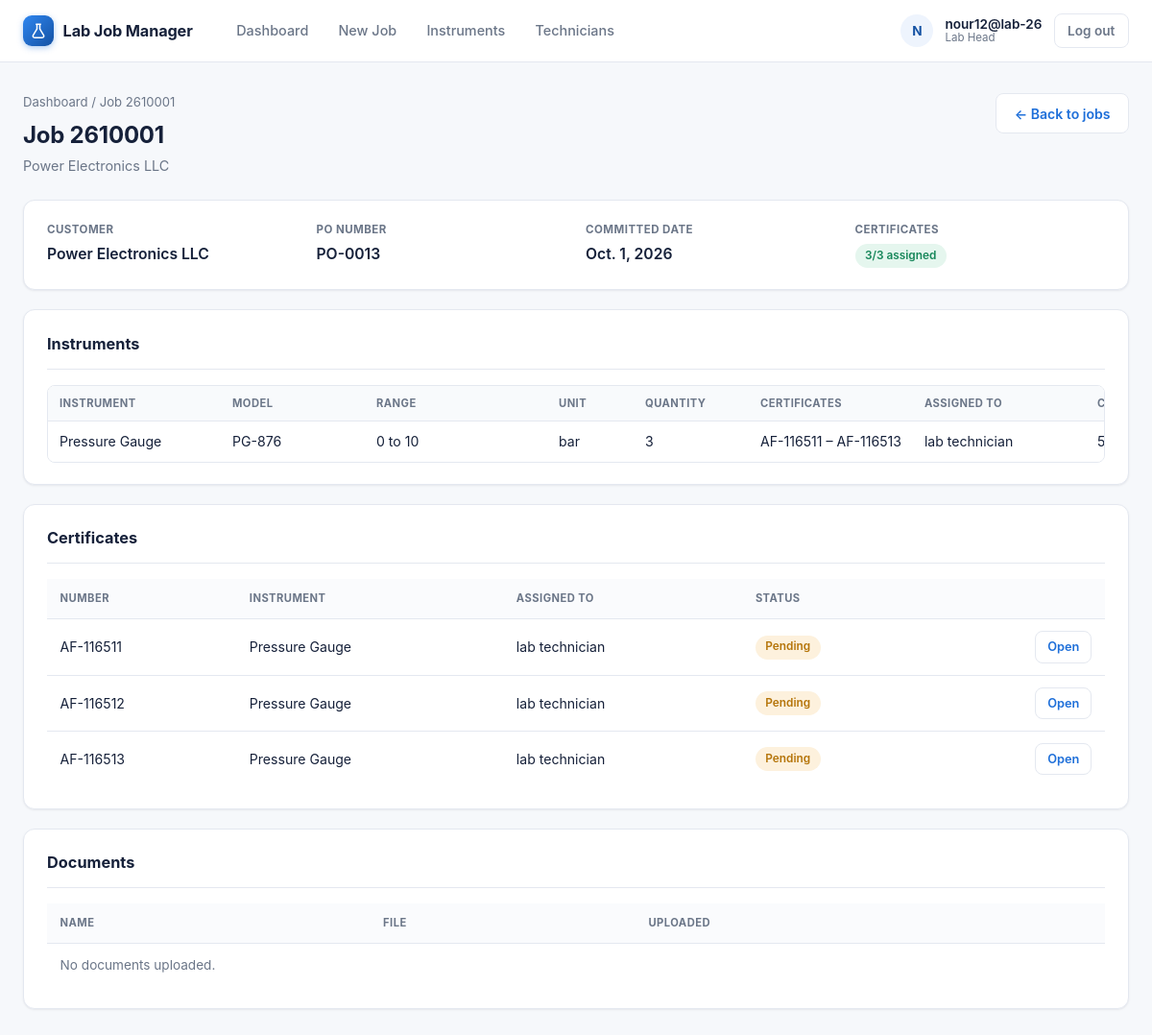
The page /jobs/15/ (signed in) on the database its author committed.
### labmanager/models.py (models this page shows, shortened)
class User(AbstractUser):
    class Role(models.TextChoices):
        LAB_HEAD = "head", "Lab Head"
        TECHNICIAN = "technician", "Lab Technician"
    role = models.CharField(max_length=20, choices=Role.choices, default=Role.LAB_HEAD)
    @property
    def is_lab_head(self):
        return self.role == self.Role.LAB_HEAD
    def __str__(self):
        return self.get_full_name() or self.username

class Job(models.Model):
    job_number = models.CharField(max_length=20, unique=True, editable=False)
    customer_name = models.CharField(max_length=200)
    customer_address = models.TextField(blank=True)
    po_number = models.CharField(max_length=100)
    quantity = models.PositiveIntegerField(help_text="Total number of certificates for this job")
    committed_date = models.DateField(null=True, blank=True)
    created_by = models.ForeignKey(User, on_delete=models.PROTECT, related_name="jobs_created")
    created_at = models.DateTimeField(auto_now_add=True)
    class Meta:
        ordering = ["-created_at"]
    @property
    def certificates_assigned_count(self):
        return sum(li.quantity for li in self.line_items.all())

class JobLineItem(models.Model):
    job = models.ForeignKey(Job, on_delete=models.CASCADE, related_name="line_items")
    instrument = models.ForeignKey(Instrument, on_delete=models.PROTECT, related_name="line_items")
    model = models.CharField(max_length=150, blank=True)
    range_from = models.DecimalField(max_digits=12, decimal_places=2, null=True, blank=True)
    range_to = models.DecimalField(max_digits=12, decimal_places=2, null=True, blank=True)
    unit = models.CharField(max_length=50, blank=True, null=True, choices=UNIT_CHOICES)
    quantity = models.PositiveIntegerField(default=1)
    assigned_to = models.ForeignKey(User, on_delete=models.PROTECT,  related_name="assigned_line_items", limit_choices_to={"role": User.Role.TECHNICIAN},)
    calibration_points = models.PositiveIntegerField(default=1)
    calibration_validity_value = models.PositiveIntegerField(
        null=True,
        blank=True,
        verbose_name="Calibration Validity",
    )
    calibration_validity_unit = models.CharField(
        max_length=10,
        choices=CALIBRATION_VALIDITY_UNIT_CHOICES,
        default="years",
        blank=True,
    )
    reference_procedure = models.CharField(max_length=150, blank=True, choices=REFERENCE_PROCEDURE_CHOICES)
    @property
    def certificate_range(self):
        numbers = list(
            self.certificates.order_by("number").values_list("number", flat=True)
        )
        if not numbers:
            return "—"
        if len(numbers) == 1:
            return numbers[0]
        return f"{numbers[0]} – {numbers[-1]}"

class Instrument(models.Model):
    name = models.CharField(max_length=150, unique=True)
    default_model = models.CharField(max_length=150, blank=True)
    default_range = models.CharField(max_length=150, blank=True)
    is_active = models.BooleanField(default=True)
    created_at = models.DateTimeField(auto_now_add=True)
    class Meta:
        ordering = ["name"]
    def __str__(self):
        return self.name

class Certificate(models.Model):
    job = models.ForeignKey(Job, on_delete=models.CASCADE, related_name="certificates")
    number = models.CharField(max_length=20, unique=True, editable=False)
    line_item = models.ForeignKey(
        "JobLineItem",
        on_delete=models.SET_NULL,
        null=True,
        blank=True,
        related_name="certificates"
    )
    device_serial = models.CharField(max_length=100, blank=True)
    device_manufacturer = models.CharField(max_length=150, blank=True)
    device_tag_number = models.CharField(max_length=100, blank=True)
    device_resolution = models.DecimalField(
        max_digits=20,
        decimal_places=2,
        null=True,
        blank=True,
    )
    device_accuracy = models.CharField(max_length=100, blank=True)
    device_ratio = models.DecimalField(
        max_digits=20,
        decimal_places=2,
        null=True,
        blank=True,
    )
    reference_instrument_range = models.DecimalField(
        max_digits=20,
        decimal_places=2,
        null=True,
        blank=True,
    )
    uuc_full_scale = models.DecimalField(
        max_digits=20,
        decimal_places=2,
        null=True,
        blank=True,
    )
    uuc_unit = models.CharField(
        max_length=20,
        blank=True,
    )
    pressure_media = models.CharField(
        max_length=30,
        blank=True,
    )
    working_standard_name = models.CharField(max_length=150, blank=True)
    working_standard_serial = models.CharField(max_length=100, blank=True)
    working_standard_certificate_no = models.CharField(max_length=100, blank=True)
    lab_temperature = models.CharField(max_length=50, blank=True)
    lab_humidity = models.CharField(max_length=50, blank=True)
    ambient_pressure = models.CharField(max_length=50, blank=True)
    reference_procedure = models.CharField(max_length=150, blank=True)
    temperature_variation = models.CharField(max_length=50, blank=True)
    condition_notes = models.TextField(blank=True)
    calibration_date = models.DateField(null=True, blank=True)
    re_calibration_date = models.DateField(null=True, blank=True)
    issue_date = models.DateField(null=True, blank=True)
    calibrated_by = models.CharField(max_length=150, blank=True)
    approved_signatory = models.CharField(max_length=150, blank=True)
    class Meta:
        ordering = ["number"]
    @property
    def is_complete(self):
        return bool(
            self.calibration_date
            and self.calibrated_by
            and self.results.exists()
        )

### labmanager/views.py (the view, shortened to what this page needs)
# urls.py: path("jobs/<int:pk>/", views.job_detail, name="job_detail"),
@login_required
def job_detail(request, pk):
    job = get_object_or_404(Job, pk=pk)
    if request.user.is_lab_head:
        visible_line_items = job.line_items.all()
        visible_certificates = job.certificates.all()
    return render(
        request,
        "labmanager/job_detail.html",
        {
            "job": job,
            "visible_line_items": visible_line_items,
            "visible_certificates": visible_certificates,
        },
    )

### labmanager/templates/labmanager/job_detail.html (shortened to what this page needs)
{% extends "labmanager/base.html" %}
{% load static %}
{% block content %}
<div class="page-header">
    <div>
        <div class="breadcrumb"><a href="{% url 'dashboard' %}">Dashboard</a> / Job {{ job.job_number }}</div>
        <h1>Job {{ job.job_number }}</h1>
        <p class="page-sub">{{ job.customer_name }}</p>
    </div>
    <a class="btn secondary" href="{% url 'dashboard' %}">&larr; Back to jobs</a>
</div>
<div class="card">
    <div class="info-grid">
        <div class="info-item">
            <p class="info-label">Customer</p>
            <p class="info-value">{{ job.customer_name }}</p>
        </div>
        <div class="info-item">
            <p class="info-label">PO Number</p>
            <p class="info-value">{{ job.po_number }}</p>
        </div>
        <div class="info-item">
            <p class="info-label">Committed Date</p>
            <p class="info-value">{{ job.committed_date|default:"—" }}</p>
        </div>
        <div class="info-item">
            <p class="info-label">Certificates</p>
            <p class="info-value"><span class="pill {% if job.certificates_assigned_count >= job.quantity %}pill-success{% elif job.certificates_assigned_count > 0 %}pill-warning{% else %}pill-danger{% endif %}">{{ job.certificates_assigned_count }}/{{ job.quantity }} assigned</span></p>
        </div>
    </div>
</div>
<div class="card">
    <h2>Instruments</h2>
    <div class="table-scroll">
    <table class="line-items-table" id="line-items-table">
        <thead>
            <tr>
                <th>Instrument</th><th>Model</th><th>Range</th><th>Unit</th><th>Quantity</th><th>Certificates</th><th>Assigned To</th>
                <th>Calibration Points</th><th>Calibration Validity</th><th>Reference Procedure</th>
            </tr>
        </thead>
        <tbody>
            {% for li in visible_line_items %}
            <tr>
                <td>{{ li.instrument }}</td>
                <td>{{ li.model|default:"—" }}</td>
                <td>
                    {% if li.range_from is not None and li.range_to is not None %}
                        {{ li.range_from|floatformat:"-4" }} to {{ li.range_to|floatformat:"-4" }}
                    {% else %}
                        —
                    {% endif %}
                </td>
                <td>{{ li.unit }}</td>
                <td>{{ li.quantity }}</td>
                <td>{{ li.certificate_range }}</td>
                <td>{{ li.assigned_to }}</td>
                <td>{{ li.calibration_points }}</td>
            </tr>
            {% empty %}
            <tr><td colspan="10" class="muted">No instruments added yet.</td></tr>
            {% endfor %}
        </tbody>
    </table>
    </div>
</div>
<div class="card">
    <h2>Certificates</h2>
    <table>
        <thead>
            <tr><th>Number</th><th>Instrument</th><th>Assigned To</th><th>Status</th><th></th></tr>
        </thead>
        <tbody>
            {% for cert in visible_certificates %}
            <tr>
                <td>{{ cert.number }}</td>
                <td>{{ cert.line_item.instrument|default:"—" }}</td>
                <td>{{ cert.line_item.assigned_to|default:"—" }}</td>
                <td><span class="pill {% if cert.is_complete %}pill-success{% else %}pill-warning{% endif %}">{{ cert.is_complete|yesno:"Complete,Pending" }}</span></td>
                <td style="text-align:right;"><a class="btn secondary small" href="{% url 'certificate_detail' cert.pk %}">Open</a></td>
            </tr>
            {% empty %}
            <tr><td colspan="5" class="muted">No certificates yet.</td></tr>
            {% endfor %}
        </tbody>
    </table>
</div>
<div class="card">
    <h2>Documents</h2>
    <table>
        <thead><tr><th>Name</th><th>File</th><th>Uploaded</th></tr></thead>
        <tbody>
            {% for doc in job.documents.all %}
            <tr>
                <td>{{ doc.name }}</td>
                <td><a class="btn secondary small" href="{{ doc.file.url }}">Download</a></td>
                <td>{{ doc.uploaded_at }}</td>
            </tr>
            {% empty %}
            <tr><td colspan="3" class="muted">No documents uploaded.</td></tr>
            {% endfor %}
        </tbody>
    </table>
</div>
{% endblock %}

### labmanager/templates/labmanager/base.html (shortened to what this page needs)
{% load static %}
<!DOCTYPE html>
<html lang="en">
<head>
    <link rel="stylesheet" href="{% static 'styles.css' %}">
</head>
<body>
    {% with current=request.resolver_match.url_name %}
    <header class="topbar">
        <div class="topbar-inner">
            <a class="brand" href="{% url 'dashboard' %}">
                <span class="brand-mark">
                    <svg width="18" height="18" viewBox="0 0 24 24" fill="none" xmlns="http://www.w3.org/2000/svg">
                        <path d="M9 3h6M10 3v6.5L4.6 18.6A2 2 0 0 0 6.3 21.5h11.4a2 2 0 0 0 1.7-2.9L14 9.5V3" stroke="currentColor" stroke-width="2" stroke-linecap="round" stroke-linejoin="round"/>
                    </svg>
                </span>
                Lab Job Manager
            </a>
            {% if user.is_authenticated %}
                <div class="nav-menu">
                    <nav class="nav-links">
                        <a class="nav-link {% if current == 'dashboard' %}active{% endif %}" href="{% url 'dashboard' %}">Dashboard</a>
                        {% if user.is_lab_head %}
                            <a class="nav-link {% if current == 'job_create' %}active{% endif %}" href="{% url 'job_create' %}">New Job</a>
                            <a class="nav-link {% if current == 'instrument_list' %}active{% endif %}" href="{% url 'instrument_list' %}">Instruments</a>
                            <a class="nav-link {% if current == 'technician_list' %}active{% endif %}" href="{% url 'technician_list' %}">Technicians</a>
                        {% endif %}
                    </nav>
                    <div class="nav-user">
                        <span class="nav-avatar">{{ user.username|slice:":1" }}</span>
                        <span class="nav-user-meta">
                            <span class="nav-user-name">{{ user.username }}</span>
                            <span class="nav-user-role">{% if user.is_lab_head %}Lab Head{% else %}Lab Technician{% endif %}</span>
                        </span>
                        <form method="post" action="{% url 'logout' %}" style="display: inline;">
                            <button type="submit" class="logout-btn">Log out</button>
                        </form>
                    </div>
                </div>
            {% else %}
                <div class="nav-auth">
                    <a class="nav-link {% if current == 'login' %}active{% endif %}" href="{% url 'login' %}">Log in</a>
                    <a class="nav-link {% if current == 'signup' %}active{% endif %}" href="{% url 'signup' %}">Sign up</a>
                </div>
            {% endif %}
        </div>
    </header>
    {% endwith %}
    <main class="container">
        {% block content %}{% endblock %}
    </main>
</body>
</html>

### rows shown on the page
User: username "N", username "nour12@lab-26"
Job: job_number "2610001", customer_name "Power Electronics LLC", po_number "PO-0013", committed_date "Oct. 1, 2026", certificates_assigned_count "3", quantity "3"
JobLineItem: instrument "Pressure Gauge", model "PG-876", range_from "0", range_to "10", unit "bar", quantity "3", certificate_range "AF-116511 – AF-116513", assigned_to "lab technician", calibration_points "5"
Certificate: number "AF-116511", line_item.instrument "Pressure Gauge", line_item.assigned_to "lab technician", is_complete "Pending"
Certificate: number "AF-116512", line_item.instrument "Pressure Gauge", line_item.assigned_to "lab technician", is_complete "Pending"
Certificate: number "AF-116513", line_item.instrument "Pressure Gauge", line_item.assigned_to "lab technician", is_complete "Pending"
